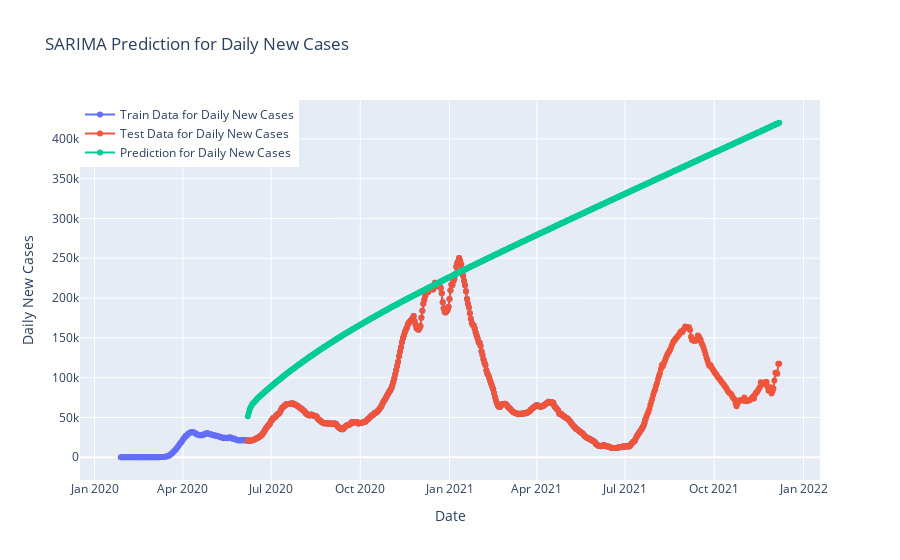

The cell this chart's notebook holds for it:
### Code cell
fig=go.Figure()
fig.add_trace(go.Scatter(x=train.index, y=train["daily_cases_sma7"],mode='lines+markers',name="Train Data for Daily New Cases"))
fig.add_trace(go.Scatter(x=test.index, y=test["daily_cases_sma7"],mode='lines+markers',name="Test Data for Daily New Cases",))
fig.add_trace(go.Scatter(x=test.index, y=pred["SARIMA Model Prediction"],mode='lines+markers',name="Prediction for Daily New Cases",))
fig.update_layout(title="SARIMA Prediction for Daily New Cases",xaxis_title="Date",yaxis_title="Daily New Cases",legend=dict(x=0,y=1,traceorder="normal"))
fig.show()

### Figure 1 — Plotly figure (JSON) as saved in the notebook; plotly's stock layout.template omitted (floating-point values rounded to 4 significant figures; data arrays with more than 128 entries replaced by an {"elided": "..."} marker saying what was removed)
{"data": [{"mode": "lines+markers", "name": "Train Data for Daily New Cases", "type": "scatter", "x": {"elided": "542 str values"}, "y": {"elided": "542 float values"}}, {"mode": "lines+markers", "name": "Test Data for Daily New Cases", "type": "scatter", "x": {"elided": "549 str values"}, "y": {"elided": "549 float values"}}, {"mode": "lines+markers", "name": "Prediction for Daily New Cases", "type": "scatter", "x": {"elided": "549 str values"}, "y": {"elided": "549 float values"}}], "layout": {"legend": {"traceorder": "normal", "x": 0, "y": 1}, "title": {"text": "SARIMA Prediction for Daily New Cases"}, "xaxis": {"title": {"text": "Date"}}, "yaxis": {"title": {"text": "Daily New Cases"}}}}
